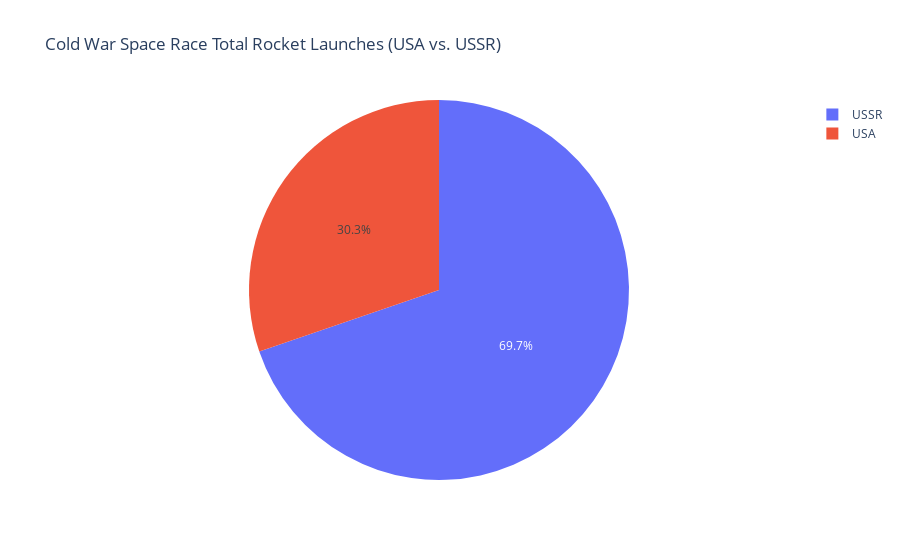

This figure's notebook cell:
### Code cell
fig = px.pie(values=total_launches_usa_ussr.values, names=total_launches_usa_ussr.index, title='Cold War Space Race Total Rocket Launches (USA vs. USSR)')
fig.show()

### Figure 1 — Plotly figure (JSON) as saved in the notebook; plotly's stock layout.template omitted (floating-point values rounded to 4 significant figures)
{"data": [{"domain": {"x": [0, 1], "y": [0, 1]}, "hovertemplate": "label=%{label}<br>value=%{value}<extra></extra>", "labels": ["USA", "USSR"], "legendgroup": "", "name": "", "showlegend": true, "type": "pie", "values": [1075, 2478]}], "layout": {"autosize": true, "legend": {"tracegroupgap": 0}, "title": {"text": "Cold War Space Race Total Rocket Launches (USA vs. USSR)"}}}
